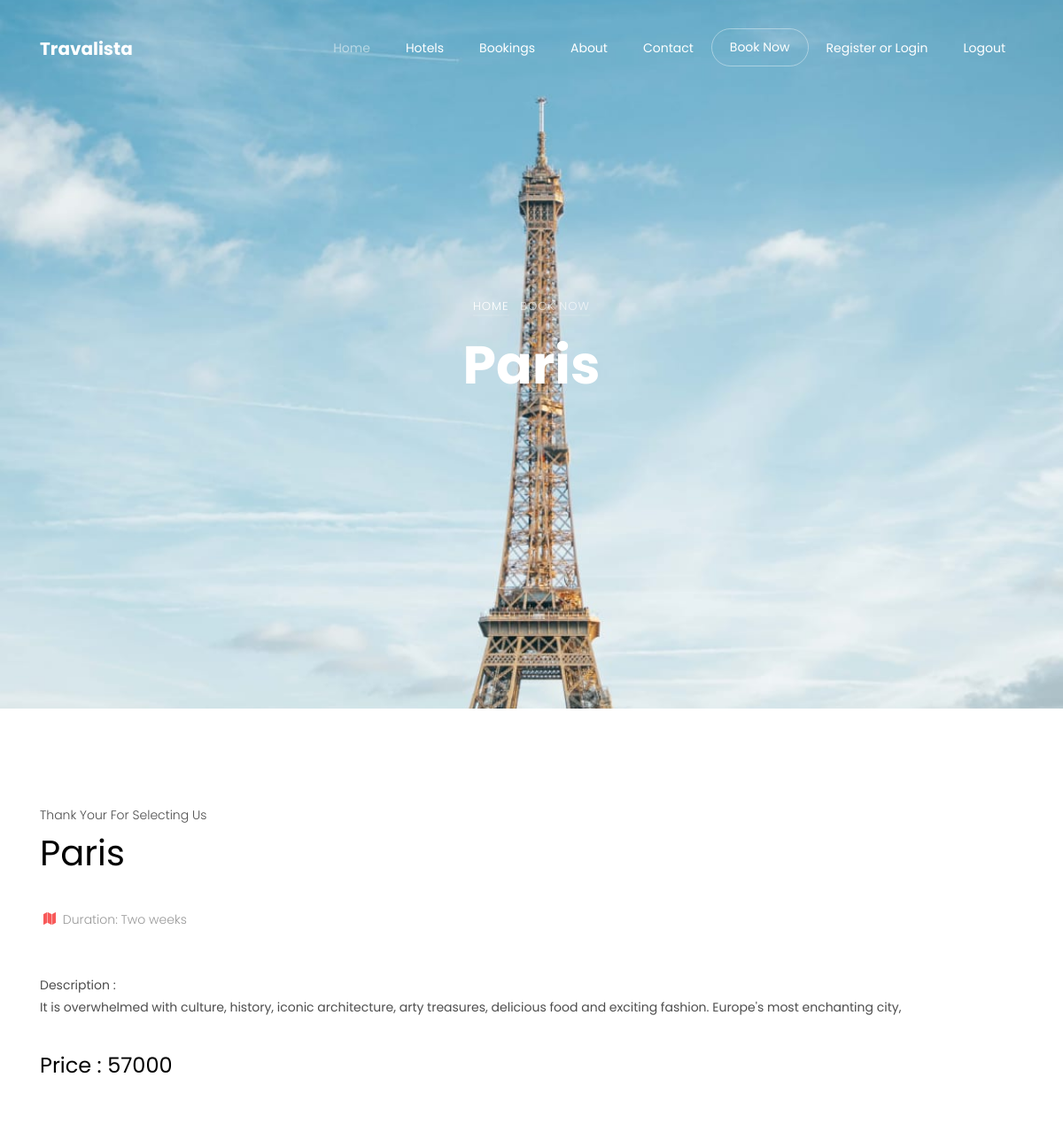
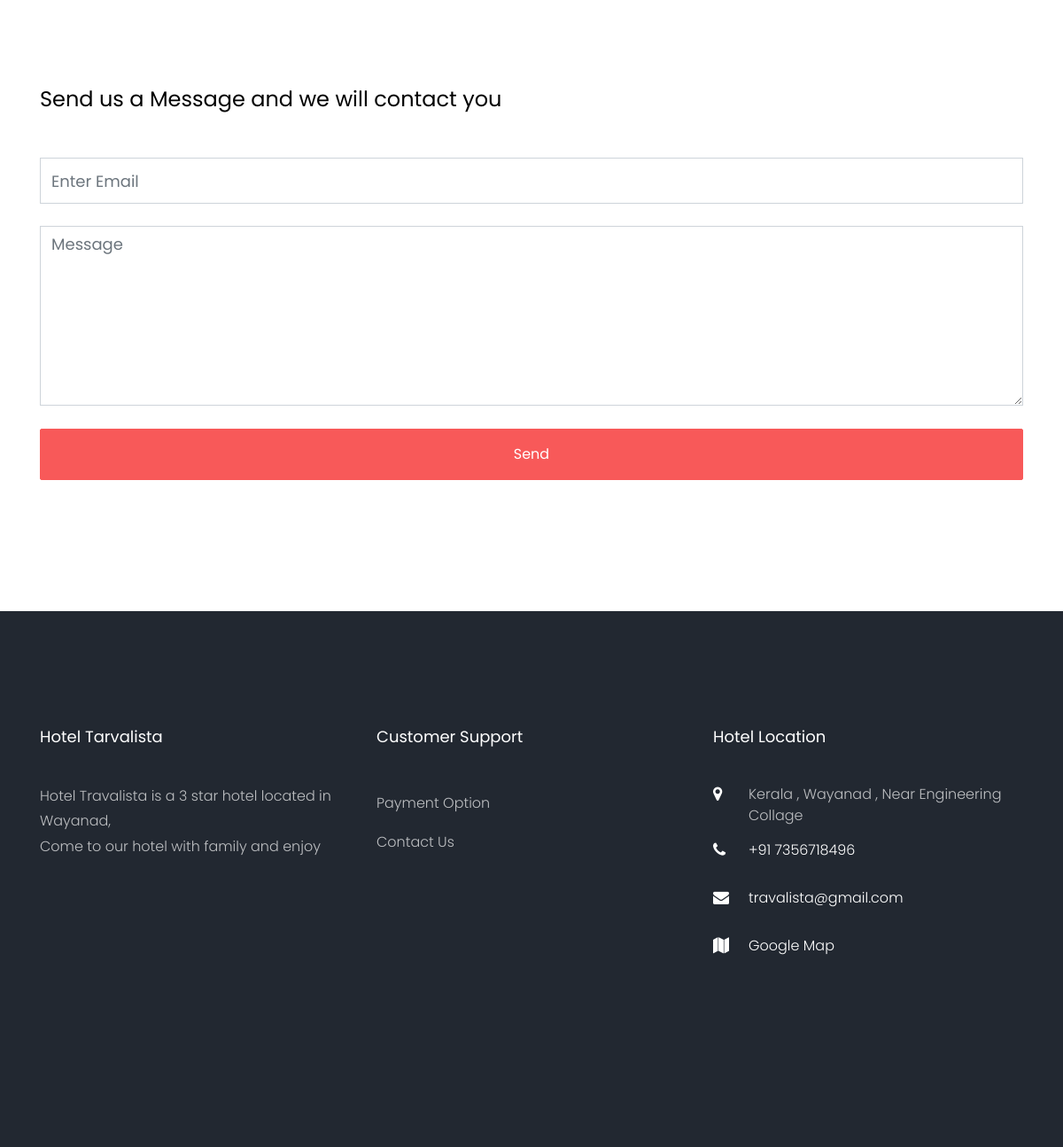
The page /Frontend/TourSingle/4/ on the database its author committed (2 pictures, top to bottom).
### Backend/models.py (models this page shows)
class tourpackagedb(models.Model):
    tourname = models.CharField(max_length=25,null=True,blank=True)
    tourprice = models.IntegerField(null=True,blank=True)
    tourduration = models.CharField(max_length=50,null=True,blank=True)
    tourdescription = models.CharField(max_length=250,null=True,blank=True)
    image = models.ImageField(upload_to="TourPackage_image", null=True, blank=True)

### Frontend/views.py (the view)
# urls.py: path('TourSingle/<int:tourid>/',views.TourSingle,name="TourSingle"),
def TourSingle(request,tourid):
    tourdata = tourpackagedb.objects.get(id=tourid)
    return render(request,"TourSingle.html",{'tourdata':tourdata})

### Frontend/templates/TourSingle.html (shortened to what this page needs)
<!DOCTYPE html>
{% load static %}
<html lang="en">
<head>
    <link rel="stylesheet" href="{% static 'assets/css/open-iconic-bootstrap.min.css' %}">
    <link rel="stylesheet" href="{% static 'assets/css/animate.css' %}">
    <link rel="stylesheet" href="{% static 'assets/css/owl.carousel.min.css' %}">
    <link rel="stylesheet" href="{% static 'assets/css/owl.theme.default.min.css' %}">
    <link rel="stylesheet" href="{% static 'assets/css/magnific-popup.css' %}">
    <link rel="stylesheet" href="{% static 'assets/css/aos.css' %}">
    <link rel="stylesheet" href="{% static 'assets/css/ionicons.min.css' %}">
    <link rel="stylesheet" href="{% static 'assets/css/bootstrap-datepicker.css' %}">
    <link rel="stylesheet" href="{% static 'assets/css/jquery.timepicker.css' %}">
    <link rel="stylesheet" href="{% static 'assets/css/flaticon.css' %}">
    <link rel="stylesheet" href="{% static 'assets/css/icomoon.css' %}">
    <link rel="stylesheet" href="{% static 'assets/css/style.css' %}">
</head>
<body>
<nav class="navbar navbar-expand-lg navbar-dark ftco_navbar bg-dark ftco-navbar-light" id="ftco-navbar">
    <div class="container">
        <a class="navbar-brand" href="index.html">Travalista</a>
        <div class="collapse navbar-collapse" id="ftco-nav">
            <ul class="navbar-nav ml-auto">
                <li class="nav-item active"><a href="{% url 'home' %}" class="nav-link">Home</a></li>
                <li class="nav-item"><a href="hotel.html" class="nav-link">Hotels</a></li>
                <li class="nav-item"><a href="{% url 'bookingcart' %}" class="nav-link">Bookings</a></li>
                <li class="nav-item"><a href="{% url 'about' %}" class="nav-link">About</a></li>
                <li class="nav-item"><a href="{% url 'contact_us' %}" class="nav-link">Contact</a></li>
                <li class="nav-item cta"><a href="{% url 'book_now' %}" class="nav-link"><span>Book Now</span></a></li>
                {% if request.session.username %}
                <li class="nav-item cta"><span class="nav-link">User : {{request.session.username}}</span></li>
                {% else %}
                <li class="nav-item"><a href="{% url 'login_frontend' %}" class="nav-link">Register or Login</a></li>
                {% endif %}
                <li class="nav-item"><a href="{% url 'Userlogout' %}" class="nav-link">Logout</a></li>
            </ul>
        </div>
    </div>
</nav>
<div class="hero-wrap js-fullheight"
     style="background-image: url({{tourdata.image.url}});">
    <div class="container">
        <div class="row no-gutters slider-text js-fullheight align-items-center justify-content-center"
             data-scrollax-parent="true">
            <div class="col-md-9 ftco-animate text-center" data-scrollax=" properties: { translateY: '70%' }">
                <p class="breadcrumbs" data-scrollax="properties: { translateY: '30%', opacity: 1.6 }"><span
                        class="mr-2"><a href="index.html">Home</a></span> <span>Book Now</span></p>
                <h1 class="mb-3 bread" data-scrollax="properties: { translateY: '30%', opacity: 1.6 }">
                    {{tourdata.tourname}}</h1>
            </div>
        </div>
    </div>
</div>
<section class="ftco-section ftco-degree-bg">
    <div class="container">
        <div class="row">
            <div class="col-md-12 hotel-single mt-4 mb-5 ftco-animate fadeInUp ftco-animated">
                <span>Thank Your For Selecting Us</span>
                <h1>{{tourdata.tourname}}</h1>
                <h6></h6> <br>
                <p class="rate mb-5">
                    <span class="loc"><a href="#"><i
                            class="icon-map"></i> Duration: {{tourdata.tourduration}} </a></span>
                </p>
                <div class="d-md-flex mt-5 mb-5">
                    <ul>
                        <li><b>Description :
                            <br>{{tourdata.tourdescription}}</b></li>
                        <br>
                        <h4 class="mb-5">Price : {{tourdata.tourprice}}</h4>
                    </ul>
                </div>
            </div>
            <div class="col-md-12 hotel-single ftco-animate mb-5 mt-4 fadeInUp ftco-animated">
                <h4 class="mb-5">Send us a Message and we will contact you</h4>
                <form action="{% url 'TourReplyData' %}" method="post" enctype="multipart/form-data">
                    <div class="form-group" id="tourdiv">
                        <input type="email" name="touremail" class="form-control"
                               placeholder="Enter Email">
                        <br>
                        <textarea name="tourmessage" id="" cols="30" rows="7" class="form-control"
                                  placeholder="Message"></textarea>
                        <br>
                        <div class="form-group">
                            <button class="btn btn-primary py-3" type="submit">Send</button>
                        </div>
                    </div>
                </form>
            </div>
        </div>
    </div>
</section>
<footer class="ftco-footer ftco-bg-dark ftco-section">
    <div class="container">
        <div class="row mb-5">
            <div class="col-md">
                <div class="ftco-footer-widget mb-4">
                    <h2 class="ftco-heading-2">Hotel Tarvalista</h2>
                    <p>Hotel Travalista is a 3 star hotel located in Wayanad,<br>Come to our hotel with family and enjoy</p>
                    <ul class="ftco-footer-social list-unstyled float-md-left float-lft mt-5">
                    </ul>
                </div>
            </div>
            <div class="col-md">
                <div class="ftco-footer-widget mb-4">
                    <h2 class="ftco-heading-2">Customer Support</h2>
                    <ul class="list-unstyled">
                        <li><a href="https://razorpay.com/" class="py-2 d-block">Payment Option</a></li>
                        <li><a href="{% url 'contact_us' %}" class="py-2 d-block">Contact Us</a></li>
                    </ul>
                </div>
            </div>
            <div class="col-md">
                <div class="ftco-footer-widget mb-4">
                    <h2 class="ftco-heading-2">Hotel Location</h2>
                    <div class="block-23 mb-3">
                        <ul>
                            <li><span class="icon icon-map-marker"></span><span class="text">Kerala , Wayanad , Near Engineering Collage </span>
                            </li>
                            <li><a href="#"><span class="icon icon-phone"></span><span
                                    class="text">+91 7356718496</span></a></li>
                            <li><a href="#"><span class="icon icon-envelope"></span><span class="text">travalista@gmail.com</span></a>
                            <li><a href="https://maps.app.goo.gl/8fvtAW5d7o9gedXh7"><span class="icon icon-map"></span><span class="text">Google Map</span></a>
                            </li>
                        </ul>
                    </div>
                </div>
            </div>
        </div>
    </div>
</footer>
</body>
</html>

### Frontend/static/assets/css/icomoon.css (style rules this page uses)
[class^="icon-"], [class*=" icon-"] { font-family: 'icomoon' !important; speak: none; font-style: normal; font-weight: normal; font-variant: normal; text-transform: none; line-height: 1; -webkit-font-smoothing: antialiased; -moz-osx-font-smoothing: grayscale; }
.icon-map-marker:before { content: "\f041"; }
.icon-phone:before { content: "\f095"; }
.icon-envelope:before { content: "\f0e0"; }
.icon-map:before { content: "\f279"; }

### rows shown on the page
tourpackagedb: image (picture), tourname "Paris", tourduration "Two weeks", tourdescription "It is overwhelmed with culture, history, iconic architecture, arty treasures, delicious food and exciting fashion. Europe's most enchanting city,", tourprice "57000"
